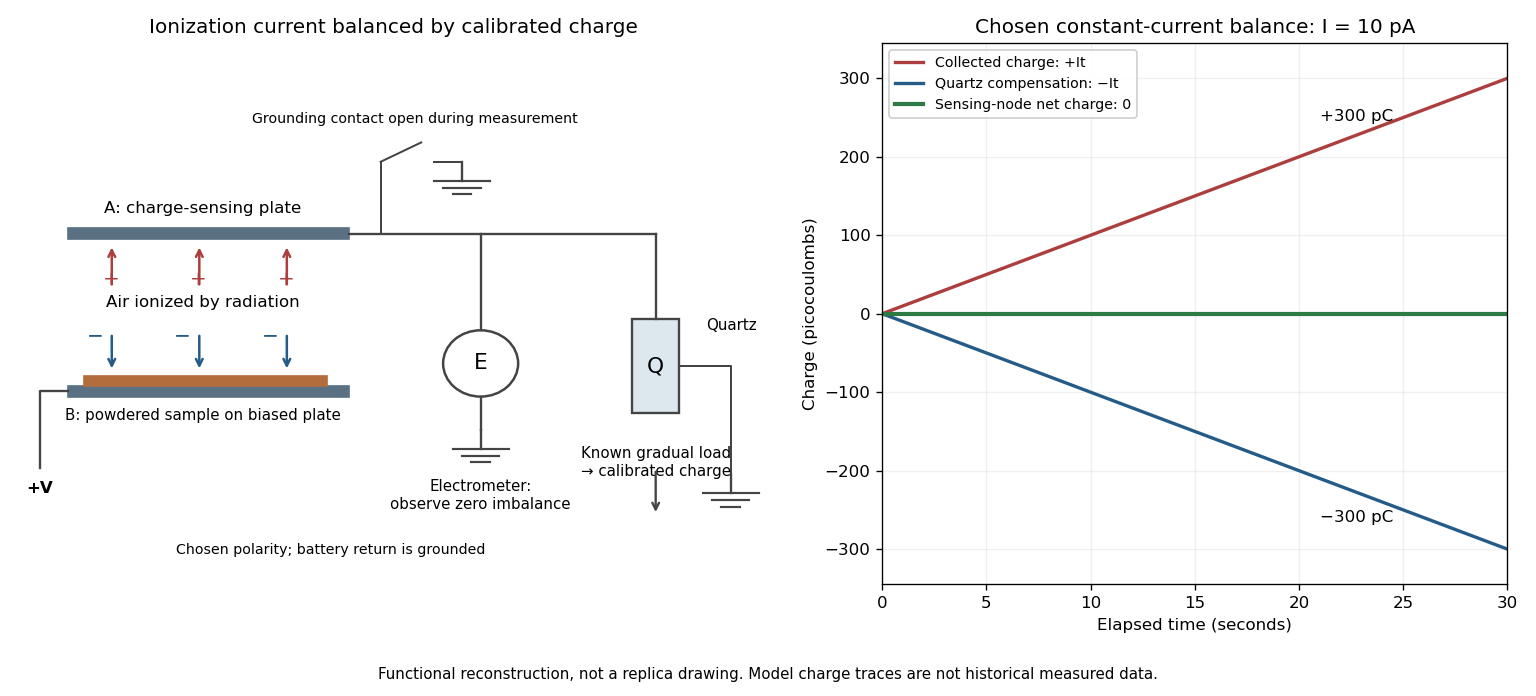

Write Python code to recreate this figure.
"""Functional Curie measurement schematic and chosen charge-balance model."""
from pathlib import Path
import matplotlib
matplotlib.use('Agg')
import matplotlib.pyplot as plt
from matplotlib.patches import Rectangle, Circle
import numpy as np


def ground(ax, x, y):
    ax.plot([x, x], [y + 0.35, y], color='#444444', lw=1.4)
    for offset, width in [(0, 0.45), (-0.12, 0.30), (-0.24, 0.15)]:
        ax.plot([x - width, x + width], [y + offset, y + offset], color='#444444', lw=1.3)


def main():
    plt.rcParams.update({'font.size': 10, 'axes.titlesize': 12})
    fig, (ax, chart) = plt.subplots(1, 2, figsize=(12.8, 5.8), dpi=120,
                                  gridspec_kw={'width_ratios': [1.2, 1]})
    fig.patch.set_facecolor('white')
    ax.set(xlim=(0, 12), ylim=(0, 9.8), title='Ionization current balanced by calibrated charge')
    ax.axis('off')
    ax.add_patch(Rectangle((0.8, 3.4), 4.5, 0.20, color='#5a7184'))
    ax.add_patch(Rectangle((0.8, 6.25), 4.5, 0.20, color='#5a7184'))
    ax.add_patch(Rectangle((1.05, 3.60), 3.9, 0.17, color='#b36c3c'))
    ax.text(2.95, 2.98, 'B: powdered sample on biased plate', ha='center', fontsize=9)
    ax.text(2.95, 6.73, 'A: charge-sensing plate', ha='center', fontsize=10)
    ax.text(2.95, 5.03, 'Air ionized by radiation', ha='center', fontsize=10)
    for x in [1.5, 2.9, 4.3]:
        ax.annotate('', xy=(x, 6.16), xytext=(x, 5.37),
                    arrowprops={'arrowstyle': '->', 'color': '#ac3e3e', 'lw': 1.5})
        ax.text(x - 0.15, 5.42, '+', color='#ac3e3e', fontsize=12)
        ax.annotate('', xy=(x, 3.85), xytext=(x, 4.56),
                    arrowprops={'arrowstyle': '->', 'color': '#245c87', 'lw': 1.5})
        ax.text(x - 0.40, 4.40, '−', color='#245c87', fontsize=12)
    ax.plot([0.8, 0.35, 0.35], [3.5, 3.5, 2.1], color='#444444', lw=1.4)
    ax.text(0.35, 1.65, '+V', ha='center', fontweight='bold')
    ax.text(5.0, 0.55, 'Chosen polarity; battery return is grounded', ha='center', fontsize=8.5)
    ax.plot([5.3, 7.4, 10.2], [6.35, 6.35, 6.35], color='#444444', lw=1.4)
    ax.plot([7.4, 7.4], [6.35, 4.60], color='#444444', lw=1.4)
    ax.add_patch(Circle((7.4, 4.0), 0.60, edgecolor='#444444', facecolor='white', lw=1.5))
    ax.text(7.4, 4.0, 'E', ha='center', va='center', fontsize=13)
    ax.text(7.4, 1.90, 'Electrometer:\nobserve zero imbalance', ha='center', va='top', fontsize=9)
    ax.plot([7.4, 7.4], [3.4, 2.8], color='#444444', lw=1.4)
    ground(ax, 7.4, 2.45)
    ax.plot([10.2, 10.2], [6.35, 4.8], color='#444444', lw=1.4)
    ax.add_patch(Rectangle((9.82, 3.1), 0.76, 1.7, edgecolor='#444444', facecolor='#dce8ed', lw=1.4))
    ax.text(10.2, 3.95, 'Q', ha='center', va='center', fontsize=13)
    ax.text(11.0, 4.6, 'Quartz', ha='left', fontsize=9)
    ax.text(10.2, 2.5, 'Known gradual load\n→ calibrated charge', ha='center', va='top', fontsize=9)
    ax.annotate('', xy=(10.2, 1.25), xytext=(10.2, 2.10),
                arrowprops={'arrowstyle': '->', 'color': '#444444', 'lw': 1.4})
    ax.plot([10.58, 11.4, 11.4], [3.95, 3.95, 2.0], color='#444444', lw=1.2)
    ground(ax, 11.4, 1.65)
    # An optional grounding contact resets the sensing electrode before measurement.
    ax.plot([5.8, 5.8], [6.35, 7.65], color='#444444', lw=1.2)
    ax.plot([5.8, 6.45], [7.65, 8.0], color='#444444', lw=1.2)
    ax.plot([6.65, 7.1], [7.65, 7.65], color='#444444', lw=1.2)
    ground(ax, 7.1, 7.30)
    ax.text(6.35, 8.35, 'Grounding contact open during measurement', ha='center', fontsize=8.5)
    time = np.linspace(0, 30, 121)
    signal = 10 * time
    chart.plot(time, signal, color='#ac3e3e', lw=2.0, label='Collected charge: +It')
    chart.plot(time, -signal, color='#245c87', lw=2.0, label='Quartz compensation: −It')
    chart.plot(time, 0 * time, color='#2c7b44', lw=2.5, label='Sensing-node net charge: 0')
    chart.set(xlabel='Elapsed time (seconds)', ylabel='Charge (picocoulombs)',
              xlim=(0, 30), ylim=(-345, 345), title='Chosen constant-current balance: I = 10 pA')
    chart.annotate('+300 pC', xy=(30, 300), xytext=(21, 245), fontsize=10)
    chart.annotate('−300 pC', xy=(30, -300), xytext=(21, -265), fontsize=10)
    chart.grid(alpha=0.18)
    chart.legend(loc='upper left', fontsize=8.5, framealpha=0.95)
    fig.text(0.5, 0.025, 'Functional reconstruction, not a replica drawing. Model charge traces are not historical measured data.',
             ha='center', fontsize=9)
    fig.tight_layout(rect=(0, 0.065, 1, 1), w_pad=2)
    fig.savefig(Path.cwd() / (Path(__file__).stem + '.png'), facecolor='white', transparent=False)
    plt.close(fig)


if __name__ == '__main__':
    main()
